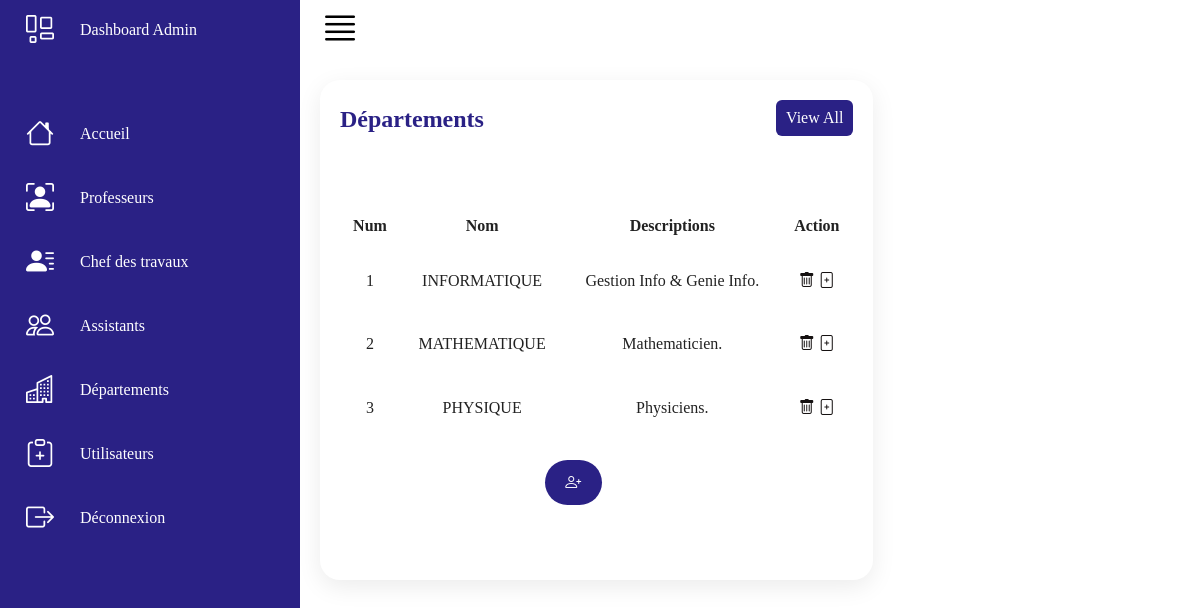
/Depart.php, run on the app's committed database.
### tables this page shows
CREATE TABLE IF NOT EXISTS `departement` (
  `IdDep` int NOT NULL AUTO_INCREMENT,
  `Nom` varchar(25) DEFAULT NULL,
  `Description` varchar(255) DEFAULT NULL,
  PRIMARY KEY (`IdDep`)
);

### Depart.php (the view, shortened to what this page needs)
<!DOCTYPE html>
<html lang="fr">
<head>
    <link rel="stylesheet" href="Style/Dashboard.css">
    <link rel="stylesheet" href="Js/main.Js">
    <link href="Sheria-icons/Sheria-icons.css" rel="stylesheet">
</head>
<body>
    <div class="container">
        <div class="navigation">
            <ul>
                <li>
                    <a href="#">
                        <span class="icon">
                            <ion-icon class="bi bi-layout-wtf"></ion-icon>
                        </span>
                        <span class="title">Dashboard Admin</span>
                    </a>
                </li>
                <li>
                    <a href="Dashboard.php">
                        <span class="icon">
                            <ion-icon class="bi bi-house"></ion-icon>
                        </span>
                        <span class="title">Accueil</span>
                    </a>
                </li>
                <li>
                    <a href="Professeur.php">
                        <span class="icon">
                            <ion-icon class="bi bi-person-bounding-box"></ion-icon>
                        </span>
                        <span class="title">Professeurs</span>
                    </a>
                </li>
                <li>
                    <a href="CT.php">
                        <span class="icon">
                            <ion-icon class="bi bi-person-lines-fill"></ion-icon>
                        </span>
                        <span class="title">Chef des travaux</span>
                    </a>
                </li>
                <li>
                    <a href="Ass.php">
                        <span class="icon">
                            <ion-icon class="bi bi-people"></ion-icon>
                        </span>
                        <span class="title">Assistants</span>
                    </a>
                </li>
                <li>
                    <a href="#">
                        <span class="icon">
                            <ion-icon class="bi bi-building"></ion-icon>
                        </span>
                        <span class="title">Départements</span>
                    </a>
                </li>
                <li>
                    <a href="Utilisateur.php">
                        <span class="icon">
                            <ion-icon class="bi bi-clipboard-plus"></ion-icon>
                        </span>
                        <span class="title">Utilisateurs</span>
                    </a>
                </li>
                <li>
                    <a href="Login Admin.php">
                        <span class="icon">
                            <ion-icon class="bi bi-box-arrow-right"></ion-icon>
                        </span>
                        <span class="title">Déconnexion</span>
                    </a>
                </li>
            </ul>
        </div>
        <div class="maine">
            <div class="topbar">
                <div class="toggle">
                    <ion-icon class="bi bi-justify"></ion-icon>
                </div>
            </div>
        <div class="details">
            <div class="recentOrders">
                <div class="cardHeader">
                    <h2>Départements</h2>
                    <a href="#" class="btn">View All</a>
                </div>
                <table>
                    <thead>
                        <tr>
                            <td>Num</td>
                            <td>Nom</td>
                            <td>Descriptions</td>
                            <td>Action</td>
                        </tr>
                        <?php
                            try{
                                $bd=new PDO('mysql:host=localhost;dbname=Publications','root','');
                            }catch(ExceptionPDO $e){
                                echo 'Erreur' .$e;
                            }
                            $sql=$bd->query('SELECT* FROM Departement');
                            $index=1;
                            while($aff=$sql->fetch()){?>
                    </thead>
                    <tbody>
                    <tr>
                        <td> <?php echo $index; ?> </td>
                        <td> <?php echo $aff['Nom']; ?> </td>
                        <td> <?php echo $aff['Description']; ?> </td>
                        <td>
                            <a href="SupprimerDep.php?IdDep=<?php echo $aff['IdDep']; ?>" class="Sup">
                                <ion-icon class="bi bi-trash"></ion-icon>
                            </a>
                            <a href="ModifierDep.php?IdDep=<?php echo $aff['IdDep']; ?>" class="Mod">
                                <ion-icon class="bi bi-file-plus"></ion-icon>
                            </a>
                        </td>
                    </tr>
                    </tbody>
                  <?php $index++; } ?>
                </table>
                <div class="inputboite">
                    <a href="FormDepart.php" class="btn2"><ion-icon class="bi bi-person-plus"></ion-icon></a>
                </div>
            </div>
        </div>
    </div>
</div>
</body>
</html>

### Style/Dashboard.css (style rules this page uses)
* { font-family: Maiandra GD; margin: 0px; padding: 0px; box-sizing: border-box; scroll-behavior: smooth; }
body { font-size: 16px; font-family: "montserrat", sans-serif; line-height: 1.6; margin: 0; font-weight: 500; background: #fbfbfb; }
.container { position: relative; width: 100%; }
.navigation { position: fixed; width: 300px; height: 100%; background: #2a2185; border-left: 10px solid #2a2185; transition: 0.5s; overflow: hidden; }
.navigation ul { position: absolute; top: 0; left: 0; width: 100%; }
.navigation ul li { position: relative; width: 100%; list-style: none; border-top-left-radius: 30px; border-bottom-left-radius: 30px; }
.navigation ul li:nth-child(1) { margin-bottom: 40px; pointer-events: none; }
.navigation ul li a { position: relative; display: block; width: 100%; display: flex; text-decoration: none; color: #fff; }
.navigation ul li a .icon { position: relative; display: block; min-width: 60px; line-height: 60px; text-align: center; }
.navigation ul li a .icon ion-icon { font-size: 1.75rem; }
.navigation ul li a .title { position: relative; display: block; padding: 0 10px; height: 60px; line-height: 60px; text-align: start; white-space: nowrap; }
.maine { position: absolute; width: calc(100% - 300px); left: 300px; min-height: 100vh; background: #fff; transition: 0.5s; }
.topbar { width: 100%; height: 60px; display: flex; justify-content: space-between; align-items: center; padding: 0 10px; }
.toggle { position: relative; width: 60px; display: flex; justify-content: center; align-items: center; font-size: 2.5rem; cursor: pointer; }
.details { position: relative; width: 100%; padding: 20px; display: grid; grid-template-columns: 2fr 1fr; grid-gap: 30px; }
.details .recentOrders { position: relative; display: grid; min-height: 500px; background: #fff; padding: 20px; box-shadow: 0 7px 25px rgba(0, 0, 0, 0.08); border-radius: 20px; }
.details .cardHeader { display: flex; justify-content: space-between; align-items: flex-start; }
.cardHeader h2 { font-weight: 600; color: #2a2185; }
.cardHeader .btn { position: relative; padding: 5px 10px; background: #2a2185; text-decoration: none; color: #fff; border-radius: 6px; }
.details table { width: 100%; border-collapse: collapse; margin-top: 10px; white-space: nowrap; }
.details table thead td { font-weight: 600; text-align: left; }
.details .recentOrders table tr { color: #222; border-bottom: 1px solid gray; text-align: left; }
.details .recentOrders table tr:last-child { border-bottom: none; }
.Sup { color: #151111; text-decoration: none; width: 20px; height: 20px; transition: 0.3s; }
.Mod { color: #151111; text-decoration: none; width: 20px; height: 20px; transition: 0.3s; }
.details .recentOrders table tr td { padding: 10px; text-align: center; }
.details .recentOrders table tr td:last-child { text-align: center; }
.details .recentOrders table tr td:nth-child(2) { text-align: center; }
.details .recentOrders table tr td:nth-child(3) { text-align: center; }
.details .recentOrders table tr td:nth-child(4) { text-align: center; }

### Depart.php (style rules this page uses)
.btn2 { font-size: 1em; color: #fff; background: #2a2185; padding: 10px 20px; display: inline-block; margin-top: 20px; text-transform: uppercase; text-decoration: none; letter-spacing: 1px; transition: 0.5s; margin-left: 40%; border-radius: 2rem; }

### data on the page
departement: Nom "INFORMATIQUE", Description "Gestion Info & Genie Info."
departement: Nom "MATHEMATIQUE", Description "Mathematicien."
departement: Nom "PHYSIQUE", Description "Physiciens."
